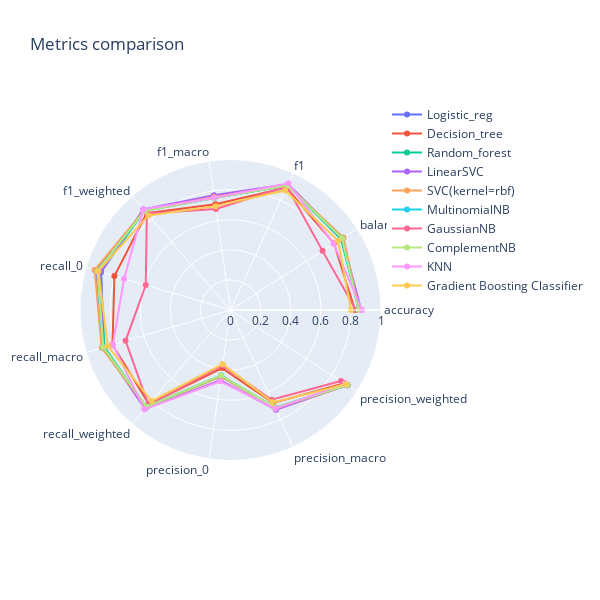

The code cell stored with this chart in its notebook:
### Markdown cell above
#### Visualize and compare models performance

### Code cell
# Comparison of metrics scores
data = df_perf.iloc[:,:-2]  # to skip time_train and time_predict
plot_radar_mult(data)

### Figure 1 — Plotly figure (JSON) as saved in the notebook; plotly's stock layout.template omitted (floating-point values rounded to 4 significant figures)
{"data": [{"name": "Logistic_reg", "r": [0.851, 0.8878, 0.9085, 0.7535, 0.8717, 0.9361, 0.8878, 0.851, 0.4399, 0.7149, 0.9246], "theta": ["accuracy", "balanced_accuracy", "f1", "f1_macro", "f1_weighted", "recall_0", "recall_macro", "recall_weighted", "precision_0", "precision_macro", "precision_weighted"], "type": "scatterpolar"}, {"name": "Decision_tree", "r": [0.8274, 0.8172, 0.8945, 0.7098, 0.8507, 0.8039, 0.8172, 0.8274, 0.3898, 0.6795, 0.9004], "theta": ["accuracy", "balanced_accuracy", "f1", "f1_macro", "f1_weighted", "recall_0", "recall_macro", "recall_weighted", "precision_0", "precision_macro", "precision_weighted"], "type": "scatterpolar"}, {"name": "Random_forest", "r": [0.8551, 0.8734, 0.9117, 0.7534, 0.8741, 0.8975, 0.8734, 0.8551, 0.4451, 0.7146, 0.9201], "theta": ["accuracy", "balanced_accuracy", "f1", "f1_macro", "f1_weighted", "recall_0", "recall_macro", "recall_weighted", "precision_0", "precision_macro", "precision_weighted"], "type": "scatterpolar"}, {"name": "LinearSVC", "r": [0.8688, 0.8806, 0.9208, 0.7696, 0.8849, 0.896, 0.8806, 0.8688, 0.4722, 0.7281, 0.9233], "theta": ["accuracy", "balanced_accuracy", "f1", "f1_macro", "f1_weighted", "recall_0", "recall_macro", "recall_weighted", "precision_0", "precision_macro", "precision_weighted"], "type": "scatterpolar"}, {"name": "SVC(kernel=rbf)", "r": [0.8549, 0.892, 0.9111, 0.7585, 0.8749, 0.9406, 0.892, 0.8549, 0.447, 0.7188, 0.9261], "theta": ["accuracy", "balanced_accuracy", "f1", "f1_macro", "f1_weighted", "recall_0", "recall_macro", "recall_weighted", "precision_0", "precision_macro", "precision_weighted"], "type": "scatterpolar"}, {"name": "MultinomialNB", "r": [0.8508, 0.8813, 0.9086, 0.7515, 0.8713, 0.9212, 0.8813, 0.8508, 0.4388, 0.7132, 0.9224], "theta": ["accuracy", "balanced_accuracy", "f1", "f1_macro", "f1_weighted", "recall_0", "recall_macro", "recall_weighted", "precision_0", "precision_macro", "precision_weighted"], "type": "scatterpolar"}, {"name": "GaussianNB", "r": [0.8334, 0.7267, 0.9016, 0.6785, 0.8487, 0.5869, 0.7267, 0.8334, 0.3719, 0.6558, 0.8723], "theta": ["accuracy", "balanced_accuracy", "f1", "f1_macro", "f1_weighted", "recall_0", "recall_macro", "recall_weighted", "precision_0", "precision_macro", "precision_weighted"], "type": "scatterpolar"}, {"name": "ComplementNB", "r": [0.8508, 0.8813, 0.9086, 0.7515, 0.8713, 0.9212, 0.8813, 0.8508, 0.4388, 0.7132, 0.9224], "theta": ["accuracy", "balanced_accuracy", "f1", "f1_macro", "f1_weighted", "recall_0", "recall_macro", "recall_weighted", "precision_0", "precision_macro", "precision_weighted"], "type": "scatterpolar"}, {"name": "KNN", "r": [0.8736, 0.8145, 0.9256, 0.753, 0.8846, 0.737, 0.8145, 0.8736, 0.4788, 0.7203, 0.9045], "theta": ["accuracy", "balanced_accuracy", "f1", "f1_macro", "f1_weighted", "recall_0", "recall_macro", "recall_weighted", "precision_0", "precision_macro", "precision_weighted"], "type": "scatterpolar"}, {"name": "Gradient Boosting Classifier", "r": [0.8, 0.8499, 0.8737, 0.6972, 0.8318, 0.9153, 0.8499, 0.8, 0.3639, 0.6748, 0.9119], "theta": ["accuracy", "balanced_accuracy", "f1", "f1_macro", "f1_weighted", "recall_0", "recall_macro", "recall_weighted", "precision_0", "precision_macro", "precision_weighted"], "type": "scatterpolar"}], "layout": {"height": 600, "polar": {"radialaxis": {"range": [0, 1], "visible": true}}, "showlegend": true, "title": {"text": "Metrics comparison"}, "width": 600}}
